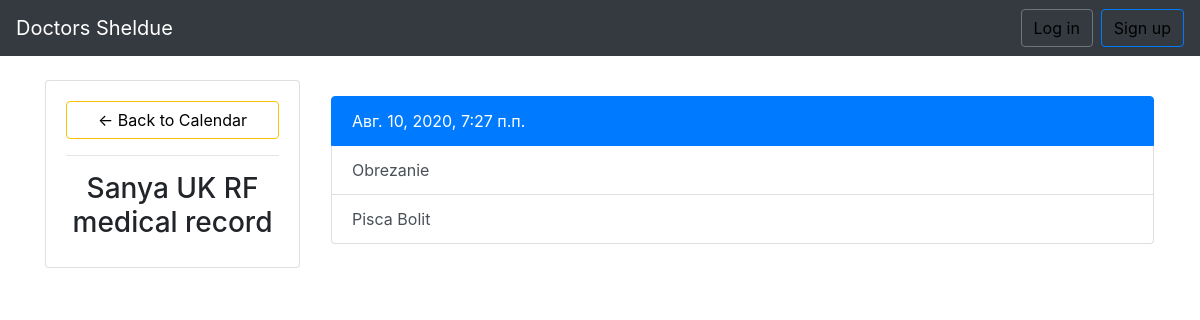
/event/edit/10, run on the app's committed database.
### main/models.py (models this page shows, shortened)
class Event(models.Model):
    patient = models.ForeignKey(Patient, on_delete = models.CASCADE, blank=True, related_name='patient')
    doctor = models.ForeignKey(Doctor, on_delete = models.CASCADE, blank=True, related_name='doctors')
    title = models.CharField(max_length=200)
    description = models.TextField()
    start_time = models.DateTimeField()

class Patient(models.Model):
    user = models.OneToOneField(User, on_delete=models.CASCADE)
    name = models.CharField(max_length=50, help_text="Name of a user")

### main/views.py (the view)
# urls.py: path('event/edit/<int:event_id>', views.event, name='edit'),
def event(request, event_id=None):
    instance = Event()
    instance = get_object_or_404(Event, pk=event_id)
    data = {"event": instance}
    return render(request, 'event.html', context= data)

### templates/event.html (shortened to what this page needs)
{% extends "base.html" %}
{% load crispy_forms_tags %}
{% block content %}
<div class="row">
	<div class="col-md-3">
		<div class="card card-body">
			<a class="btn btn-warning" href="{% url 'home' %}"> &#8592; Back to Calendar</a>
			<hr>
			<h3 style="text-align: center"> {{ event.patient.name }} medical record</h3>
		</div>
	</div>
<div class="w-75 p-3">
<div class="list-group">
  <button type="button" class="list-group-item list-group-item-action active">
    {{ event.start_time }}
  </button>
  <button type="button" class="list-group-item list-group-item-action">{{ event.title }}</button>
  <button type="button" class="list-group-item list-group-item-action">{{ event.description }}</button>
</div>
</div>
{% endblock %}

### static/styles.css (style rules this page uses)
a { transition: color .2s; }
a:link { color: black; text-decoration: none; }
.btn { outline: none; color: black; background-color: transparent; box-shadow: 0 0 0 0; }

### data on the page
Event: patient.name "Sanya UK RF", start_time "Авг. 10, 2020, 7:27 п.п.", title "Obrezanie", description "Pisca Bolit"
